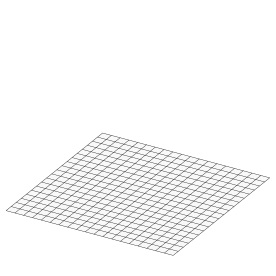

Generate this figure with gnuplot:
unset colorbox
unset key
unset border
unset tics

# set object 1 rectangle from screen 0,0 to screen 1,1 fillcolor rgb "#eeeeee" behind

set tmargin at screen 0.9
set bmargin at screen 0.25
set lmargin at screen 0.15
set rmargin at screen 0.85

# set hidden3d
set isosamples 20

set xrange[-1:1]
set yrange[-1:1]
set zrange[0:1]

splot 0 with pm3d fillcolor "#f8f8f8", 0 lc "black"
